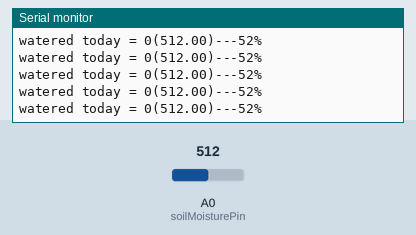
This sketch was run on a simulated Arduino Uno, built with avr-gcc and run on an emulated ATmega328P. On the bench: the last lines printed to the serial monitor. The inputs (shaded band) are chosen by the test bench; at power-on: A0 (soilMoisturePin) = 512.

Above: at 1.2 s.
1.3 s: A0 (soilMoisturePin) set to 990
At 1.69 s:
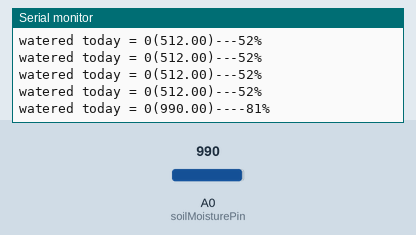
2.8 s: A0 (soilMoisturePin) set to 1016
At 2.94 s:
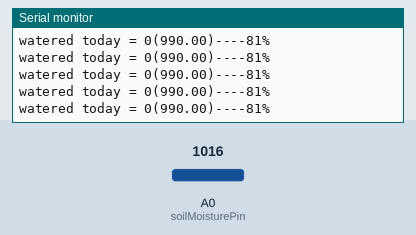
8.8 s: A0 (soilMoisturePin) set to 751
At 8.97 s:
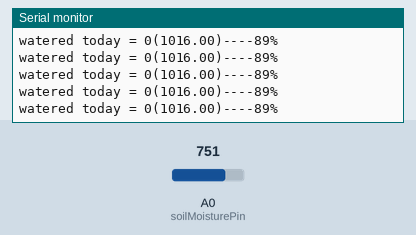
11.8 s: A0 (soilMoisturePin) set to 725
At 11.98 s:
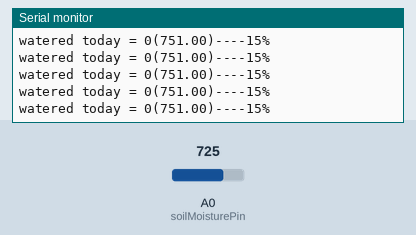
Timing chart, 0 to 14.3 s (numbered marks = the images above; inputs shaded):
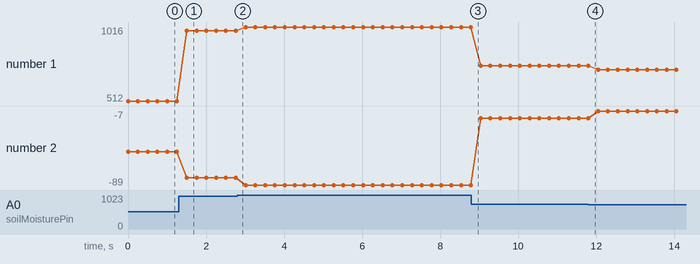

The sketch:

arduino_code.ino
```cpp
// Arduino UNO watering system

const int soilMoisturePin = A0;  //why int??
const int water_tank = 2    ;   //why int??
float soilMoistureRaw = 0; //Raw analog input of soil moisture sensor (volts)
int percentageHumidity = 0;
const int watering_time = 500; //measured in ms
const int watering_thrashhold = 50;

const int dry = 697;  // value for dry sensor
const int wet = 339; // value for wet sensor
bool watering = false;
bool watered_today = false;

void setup()
{
  Serial.begin(9600);
}

void loop()
{

  //Reset wateredToday variable if it's a new day

  soilMoistureRaw = analogRead(soilMoisturePin);

  percentageHumidity = map(soilMoistureRaw, wet, dry, 100, 0); // More info: https://www.arduino.cc/reference/en/language/functions/math/map/

  if ((percentageHumidity < watering_thrashhold) and (watered_today = false)){

    digitalWrite(water_tank, HIGH);
    delay(watering_time);
    digitalWrite(water_tank, LOW);
    watering = true;
  }

  else {

    Serial.print("watered today = ");
    Serial.print(watered_today);
  }

  Serial.print("(");
  Serial.print(soilMoistureRaw);
  Serial.print(")---");
  Serial.print(percentageHumidity);
  Serial.println("%");  //difference between print and println

  delay(250);
}
```

Measured:
- after the input at 1.3 s, the serial monitor: prints a new line after 0.21 s (image 1)
- plotted number 1: 512 → 990 after the input at 1.3 s, 990 → 1016 after the input at 2.8 s, 1016 → 751 after the input at 8.8 s, 751 → 725 after the input at 11.8 s
- plotted number 2: -52 → -81 after the input at 1.3 s, -81 → -89 after the input at 2.8 s, -89 → -15 after the input at 8.8 s, -15 → -7 after the input at 11.8 s
